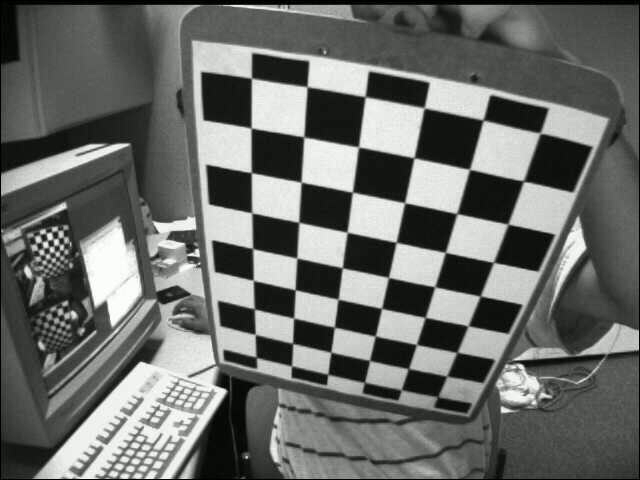
#> input picture frame 39 of camera_calibration/pic_slides.avi, 640 x 480 px, given in place of video.mp4, which was not available
$ python multithread.py
#> lines starting #> are read from the running program, lines starting #| are printed output that depends on the picture; pictures that were not available may be replaced by others from this repository, and a replacement may not be noted
import cv2
import numpy as np
import sys
import matplotlib.pyplot as plt
import time
import queue
from threading import Thread
my_q = queue.Queue()
def multi_clahe(img, num):
    img = cv2.cvtColor(img, cv2.COLOR_BGR2GRAY)
    for i in range(num):
	    img = cv2.createCLAHE(clipLimit=2.0, tileGridSize=(4+i*2,4+i*2)).apply(img)
    my_q.put(img)

def process(frame):
		#frame_start = time.time()
		img = cv2.resize(frame,(256,256))
		img = np.fliplr(img)

		img_r = img.reshape((256*256, 1))
		res = np.zeros((256**2, 1), dtype=np.uint8)

		for i in tmatrix:
			res[i[0]] = img_r[i[1]-1]
		res = res.reshape((256, 256, 1))
		return(res)
#tmatrix = np.load('tmat-new.npy')


def kmatrix(img, k1, k2, k3):
	#dst = [[k1,  k2,  1.31038377e-03 -3.11018871e-05  k3]]
	# undistort
	dst = cv2.undistort(img, mtx, dist, None, newcameramtx)
	return(dst)

#if __name__ == '__main__':
cap = cv2.VideoCapture('video.mp4')
ret, frame = cap.read()
#> frame is the input picture: shape (480, 640, 3); mean B, G, R 105, 107.9, 106

mtx = np.array([[534.07088367, 0.0, 341.53407538], [ 0.0, 534.11914599, 232.94565269], [ 0.0, 0.0, 1.0]])
dist = np.array([[-2.92971637e-01,  1.07706963e-01,  1.31038377e-03, -3.11018871e-05,  4.34798099e-02]])
h, w = frame.shape[:2]
#> h = 480; w = 640
newcameramtx, roi = cv2.getOptimalNewCameraMatrix(mtx, dist, (w, h), 1, (w, h))
#> roi = (11, 22, 614, 437)

t = []
while(ret):
	try:
		ret, frame = cap.read()
		start = time.time()
		frame = cv2.resize(frame, (256, 256))
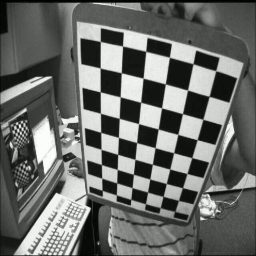
#> frame: shape (256, 256, 3); mean B, G, R 104.9, 107.9, 105.9
		#frame1 = multi_clahe(frame, 3)
		frame1=Thread(target=multi_clahe,args=(frame, 3))
		frame1.start()

		f1=my_q.get()
		'''res = process(frame1)
		cv2.imshow('res', np.hstack((res,res)))	 '''

	#	res = kmatrix(frame1, 0, 0, 0)
		res = Thread(target=kmatrix,args=(f1, 0, 0, 0))
		res.start()
		#frame1.join()
		#res.join()
		cv2.imshow('res',cv2.undistort(f1, mtx, dist, None, newcameramtx))
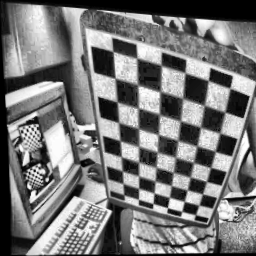
#> window 'res': shape (256, 256); min 0, max 255, mean 120
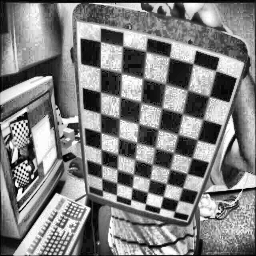
#> f1: shape (256, 256); min 0, max 255, mean 128.7
		if (cv2.waitKey(1) & 0xFF == ord('q')):
#> (key q is pressed here)
			break
		end = time.time()
		t.append(1/(end-start))
	except(cv2.error):
		pass
print(np.average(t))
cap.release()
cv2.destroyAllWindows()

$ run again, starting later in the video
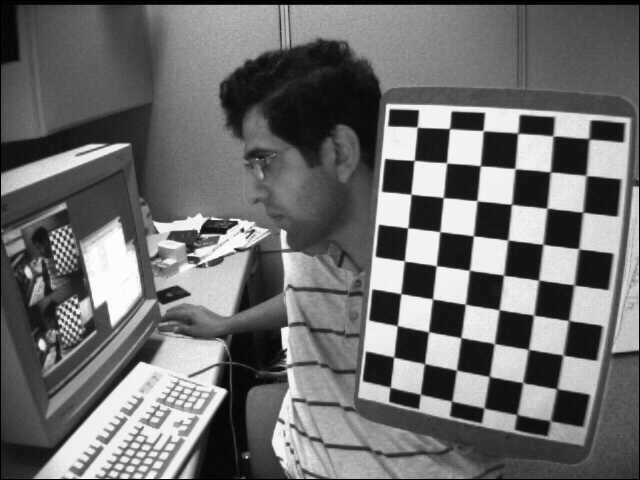
#> input picture frame 175 of camera_calibration/pic_slides.avi, 640 x 480 px, given in place of video.mp4, which was not available
#> frame is the input picture: shape (480, 640, 3); mean B, G, R 107.6, 110.5, 108.6
#> frame: shape (256, 256, 3)
#> `cv2.imshow('res',cv2.undistort(f1, mtx, dist, None, newcameramtx))`:
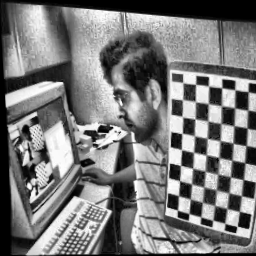
#> window 'res': shape (256, 256); min 0, max 255, mean 122
#> `cv2.imshow('res',cv2.undistort(f1, mtx, dist, None, newcameramtx))`:
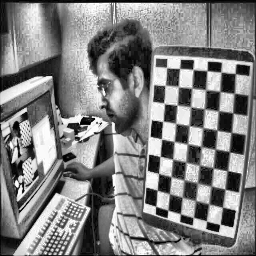
#> f1: shape (256, 256); min 0, max 255, mean 129.8

$ run again, starting later in the video
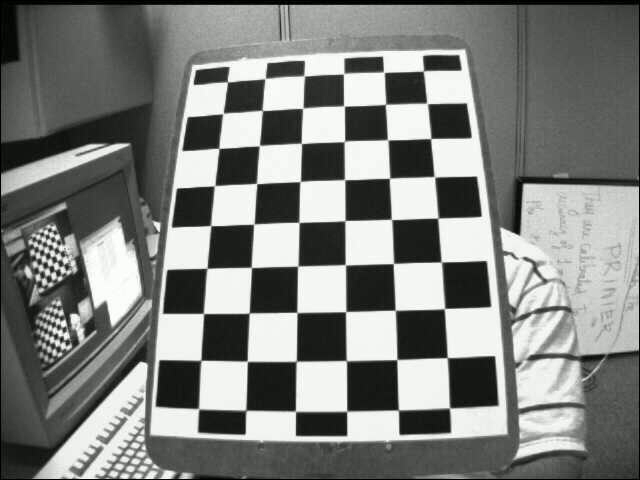
#> input picture frame 312 of camera_calibration/pic_slides.avi, 640 x 480 px, given in place of video.mp4, which was not available
#> frame is the input picture: shape (480, 640, 3); mean B, G, R 125.4, 128.4, 126.4
#> frame: shape (256, 256, 3)
#> `cv2.imshow('res',cv2.undistort(f1, mtx, dist, None, newcameramtx))`:
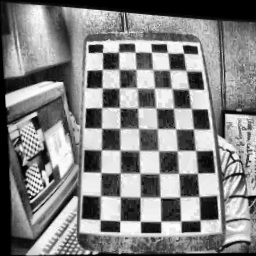
#> window 'res': shape (256, 256); min 0, max 255, mean 130.8
#> `cv2.imshow('res',cv2.undistort(f1, mtx, dist, None, newcameramtx))`:
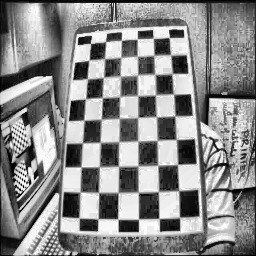
#> f1: shape (256, 256); min 0, max 255, mean 139.1
